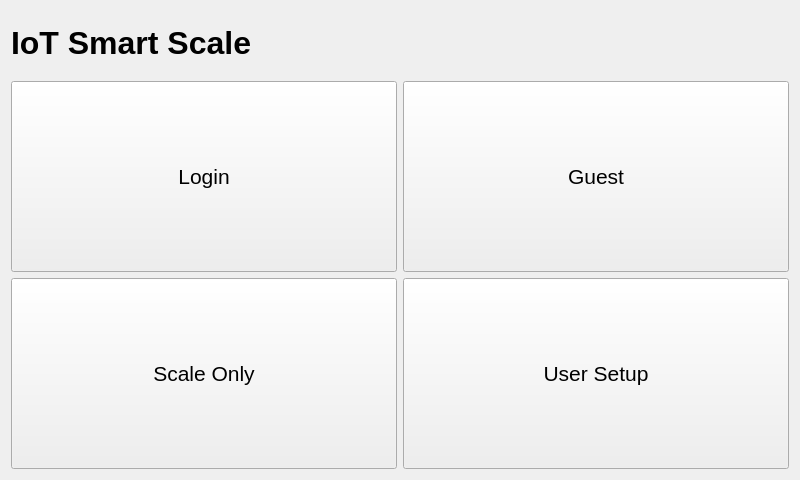
<?xml version="1.0" encoding="UTF-8"?>
<ui version="4.0">
 <class>MainWindow</class>
 <widget class="QMainWindow" name="MainWindow">
  <property name="geometry">
   <rect>
    <x>0</x>
    <y>0</y>
    <width>800</width>
    <height>480</height>
   </rect>
  </property>
  <property name="windowTitle">
   <string>MainWindow</string>
  </property>
  <widget class="QWidget" name="centralWidget">
   <layout class="QGridLayout" name="gridLayout">
    <item row="0" column="0">
     <widget class="QLabel" name="lbl_title">
      <property name="minimumSize">
       <size>
        <width>341</width>
        <height>20</height>
       </size>
      </property>
      <property name="font">
       <font>
        <family>Helvetica Neue</family>
        <pointsize>24</pointsize>
        <weight>75</weight>
        <bold>true</bold>
       </font>
      </property>
      <property name="text">
       <string>IoT Smart Scale</string>
      </property>
     </widget>
    </item>
    <item row="1" column="0">
     <widget class="QPushButton" name="btn_login">
      <property name="minimumSize">
       <size>
        <width>341</width>
        <height>191</height>
       </size>
      </property>
      <property name="font">
       <font>
        <family>Helvetica Neue</family>
        <pointsize>16</pointsize>
       </font>
      </property>
      <property name="text">
       <string>Login</string>
      </property>
     </widget>
    </item>
    <item row="1" column="1">
     <widget class="QPushButton" name="btn_guest">
      <property name="minimumSize">
       <size>
        <width>341</width>
        <height>191</height>
       </size>
      </property>
      <property name="font">
       <font>
        <family>Helvetica Neue</family>
        <pointsize>16</pointsize>
       </font>
      </property>
      <property name="text">
       <string>Guest</string>
      </property>
     </widget>
    </item>
    <item row="2" column="0">
     <widget class="QPushButton" name="btn_scaleOnly">
      <property name="minimumSize">
       <size>
        <width>341</width>
        <height>191</height>
       </size>
      </property>
      <property name="font">
       <font>
        <family>Helvetica Neue</family>
        <pointsize>16</pointsize>
       </font>
      </property>
      <property name="text">
       <string>Scale Only</string>
      </property>
     </widget>
    </item>
    <item row="2" column="1">
     <widget class="QPushButton" name="btn_userSetup">
      <property name="minimumSize">
       <size>
        <width>341</width>
        <height>191</height>
       </size>
      </property>
      <property name="font">
       <font>
        <family>Helvetica Neue</family>
        <pointsize>16</pointsize>
       </font>
      </property>
      <property name="text">
       <string>User Setup</string>
      </property>
     </widget>
    </item>
   </layout>
  </widget>
 </widget>
 <layoutdefault spacing="6" margin="11"/>
 <resources/>
 <connections/>
</ui>
